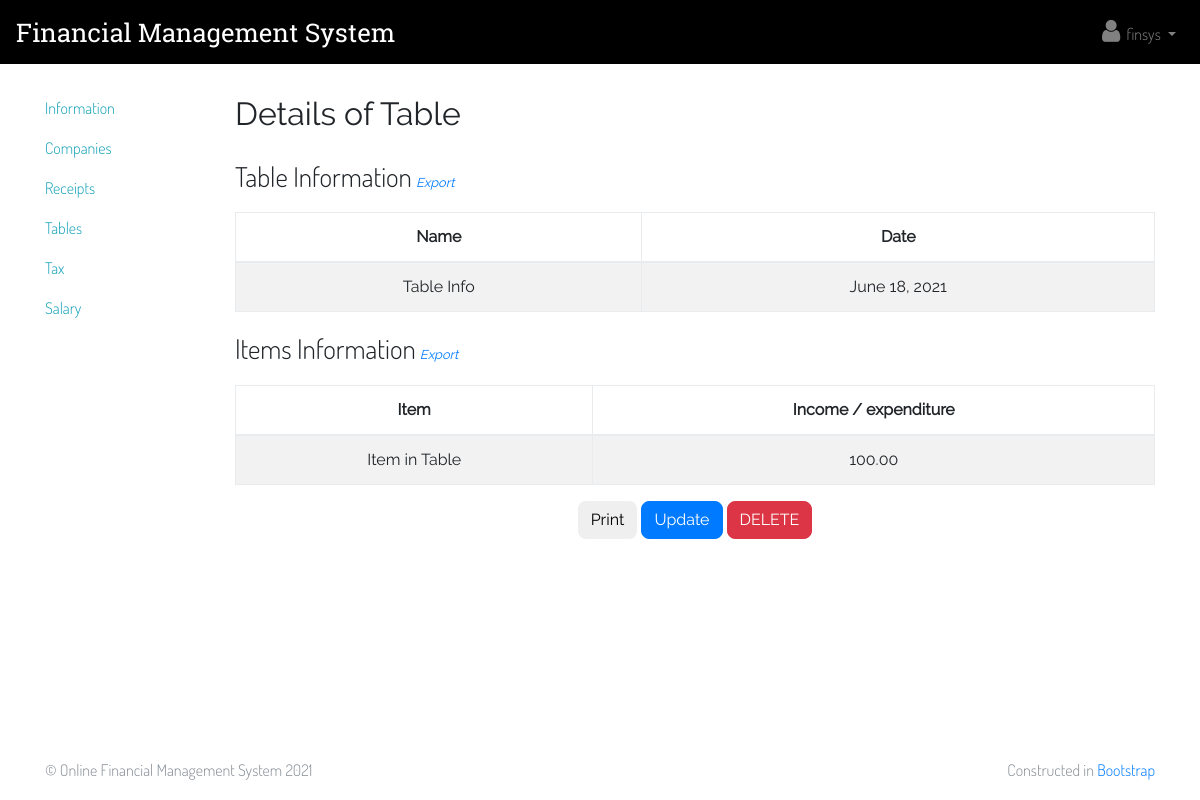
The page /tables/details/1/ (signed in) on the database its author committed.
### tables/models.py (models this page shows, shortened)
class Table(models.Model):
    creator = models.ForeignKey('accounts.Staff', on_delete=models.CASCADE)
    company = models.ForeignKey('companies.Company', on_delete=models.CASCADE)
    name = models.CharField(max_length=40)
    date = models.DateField()
    items = models.ManyToManyField('Item')

class Item(models.Model):
    name = models.CharField(max_length=40)
    money_change = models.DecimalField(max_digits=10, decimal_places=2)

### mainsite/decorators.py (the view)
    def wrapper(request, *args, **kw):
        alerts = utils.get_alerts(request)
        if not request.user.is_authenticated:
            alerts.append(('info', 'Ooops!', 'You have not logged in...'))
            request.session['alerts'] = alerts
            return HttpResponseRedirect('/accounts/login')
        data = {'alerts': alerts}
        return view_func(request, data, *args, **kw)

### mainsite/utils.py (called while the page is built)
def get_alerts(request):
    if 'alerts' in request.session:
        temp = request.session['alerts']
        del request.session['alerts']
        return temp
    else:
        return []

### tables/views.py (called while the page is built)
@custom_login_required
def details(request, data, table_id):
    try:
        table_record = Table.objects.get(id=table_id)
    except ValidationError:
        return custom_error_404(request, data)
    except ObjectDoesNotExist:
        return custom_error_404(request, data)
    data['table'] = table_record
    data['items'] = table_record.items.all()
    return render(request, 'tables/details.html', data)

### tables/templates/tables/details.html (shortened to what this page needs)
{% extends 'apps_base.html' %}
{% block apps_base_title %}Details of Table{% endblock %}
{% block apps_base_content %}
    <div class="table-title">
        <header>Table Information</header>
        <a href="" onclick="exportTableToExcel('table-details-table')" id="export">Export</a>
    </div>
    <table class="table table-bordered table-striped table-responsive-md" id="table-details-table">
        <thead>
        <tr>
            <th>Name</th>
            <th>Date</th>
        </tr>
        </thead>
        <tbody class="text-center">
        <tr>
            <td>{{ table.name }}</td>
            <td>{{ table.date }}</td>
        </tr>
        </tbody>
    </table>
    <div class="table-title">
        <header>Items Information</header>
        <a href="" onclick="exportTableToExcel('items-details-table')" id="export">Export</a>
    </div>
    <table class="table table-bordered table-striped table-responsive-md" id="items-details-table">
        <thead>
        <tr>
            <th>Item</th>
            <th>Income / expenditure</th>
        </tr>
        </thead>
        <tbody class="text-center">
        {% for item in items %}
            <tr>
                <td>{{ item.name }}</td>
                <td>{{ item.money_change }}</td>
            </tr>
        {% endfor %}
        </tbody>
    </table>
    <div class="text-center">
        <button type="button" class="btn btn-default" onclick="doPrint()">Print</button>
        <a href="{% url 'update_table' table_id=table.id %}" class="btn btn-primary"
           role="button">Update</a>
        <button type="button" class="btn btn-danger" data-toggle="modal" data-target="#delete-confirmation">DELETE
        </button>
    </div>
{% endblock %}

### templates/base.html (shortened to what this page needs)
<!DOCTYPE html>
<html lang="en">
<head>
    {% load static %}
    <link rel="stylesheet" href="{% static "css/bootstrap.min.css" %}"/>
    <link rel="stylesheet" href="{% static "css/font-awesome.min.css" %}"/>
    <link rel="stylesheet" href="{% static "css/custom-fa-font-style.css" %}"/>
    <link rel="stylesheet" href="{% static "css/custom-style.css" %}"/>
</head>
<body>
<nav class="navbar navbar-expand-md navbar-dark" style="background-color: black" id="navbar">
    <a class="navbar-brand" href="{% url 'index' %}">Financial Management System</a>
    <div class="collapse navbar-collapse" id="navbarsExample04">
        <ul class="navbar-nav">
            <li class="nav-item">
                {% if user.is_authenticated %}
                    <div class="dropdown">
                        <a class="nav-link dropdown-toggle" id="user-btn" data-toggle="dropdown" aria-haspopup="true"
                           aria-expanded="false">
                            <i class="fa fa-user" aria-hidden="true"></i>
                            {{ user.get_username }}
                        </a>
                    </div>
                {% else %}
                    <a class="nav-link"
                       href="{% url 'login' %}">
                        <i class="fa fa-sign-in" aria-hidden="true"></i>Login
                    </a>
                {% endif %}
            </li>
        </ul>
    </div>
</nav>
<div class="main-content">
    {% block base_content %}{% endblock %}
</div>
<footer class="footer text-muted">
    <div class="container">
        <p class="float-right">Constructed in <a href="http://getbootstrap.com/">Bootstrap</a></p>
        <p>© Online Financial Management System 2021
        </p>
    </div>
</footer>
</body>
</html>

### static/css/custom-style.css (style rules this page uses)
.navbar-brand { font-size: 1.6em; font-family: RobotoSlab, sans-serif; }
.nav-item { font-family: Dosis, sans-serif; }
#user-btn { cursor: pointer !important; }
.main-content { font-family: Raleway, sans-serif; }
.btn { border-radius: 8px; cursor: pointer; }
html { position: relative !important; min-height: 100% !important; }
body { margin-bottom: 60px !important; }
.footer { position: absolute; bottom: 0; width: 100%; height: 60px; line-height: 60px; background-color: transparent; font-family: Dosis, sans-serif; }
table td { vertical-align: middle !important; text-align: center; -ms-word-wrap: break-word; word-wrap: break-word; }
table th { vertical-align: middle !important; text-align: center; }
.table-title { margin-bottom: 1em; }
.table-title > a { font-size: 0.8em; font-style: italic; white-space: nowrap; }
.table-title > header { display: inline-block; font-size: 1.7em; font-family: Dosis, sans-serif; }

### rows shown on the page
Table: name "Table Info", date "June 18, 2021"
Item: name "Item in Table", money_change "100.00"

### other values the page prints
{{ user.get_username }} "finsys"
